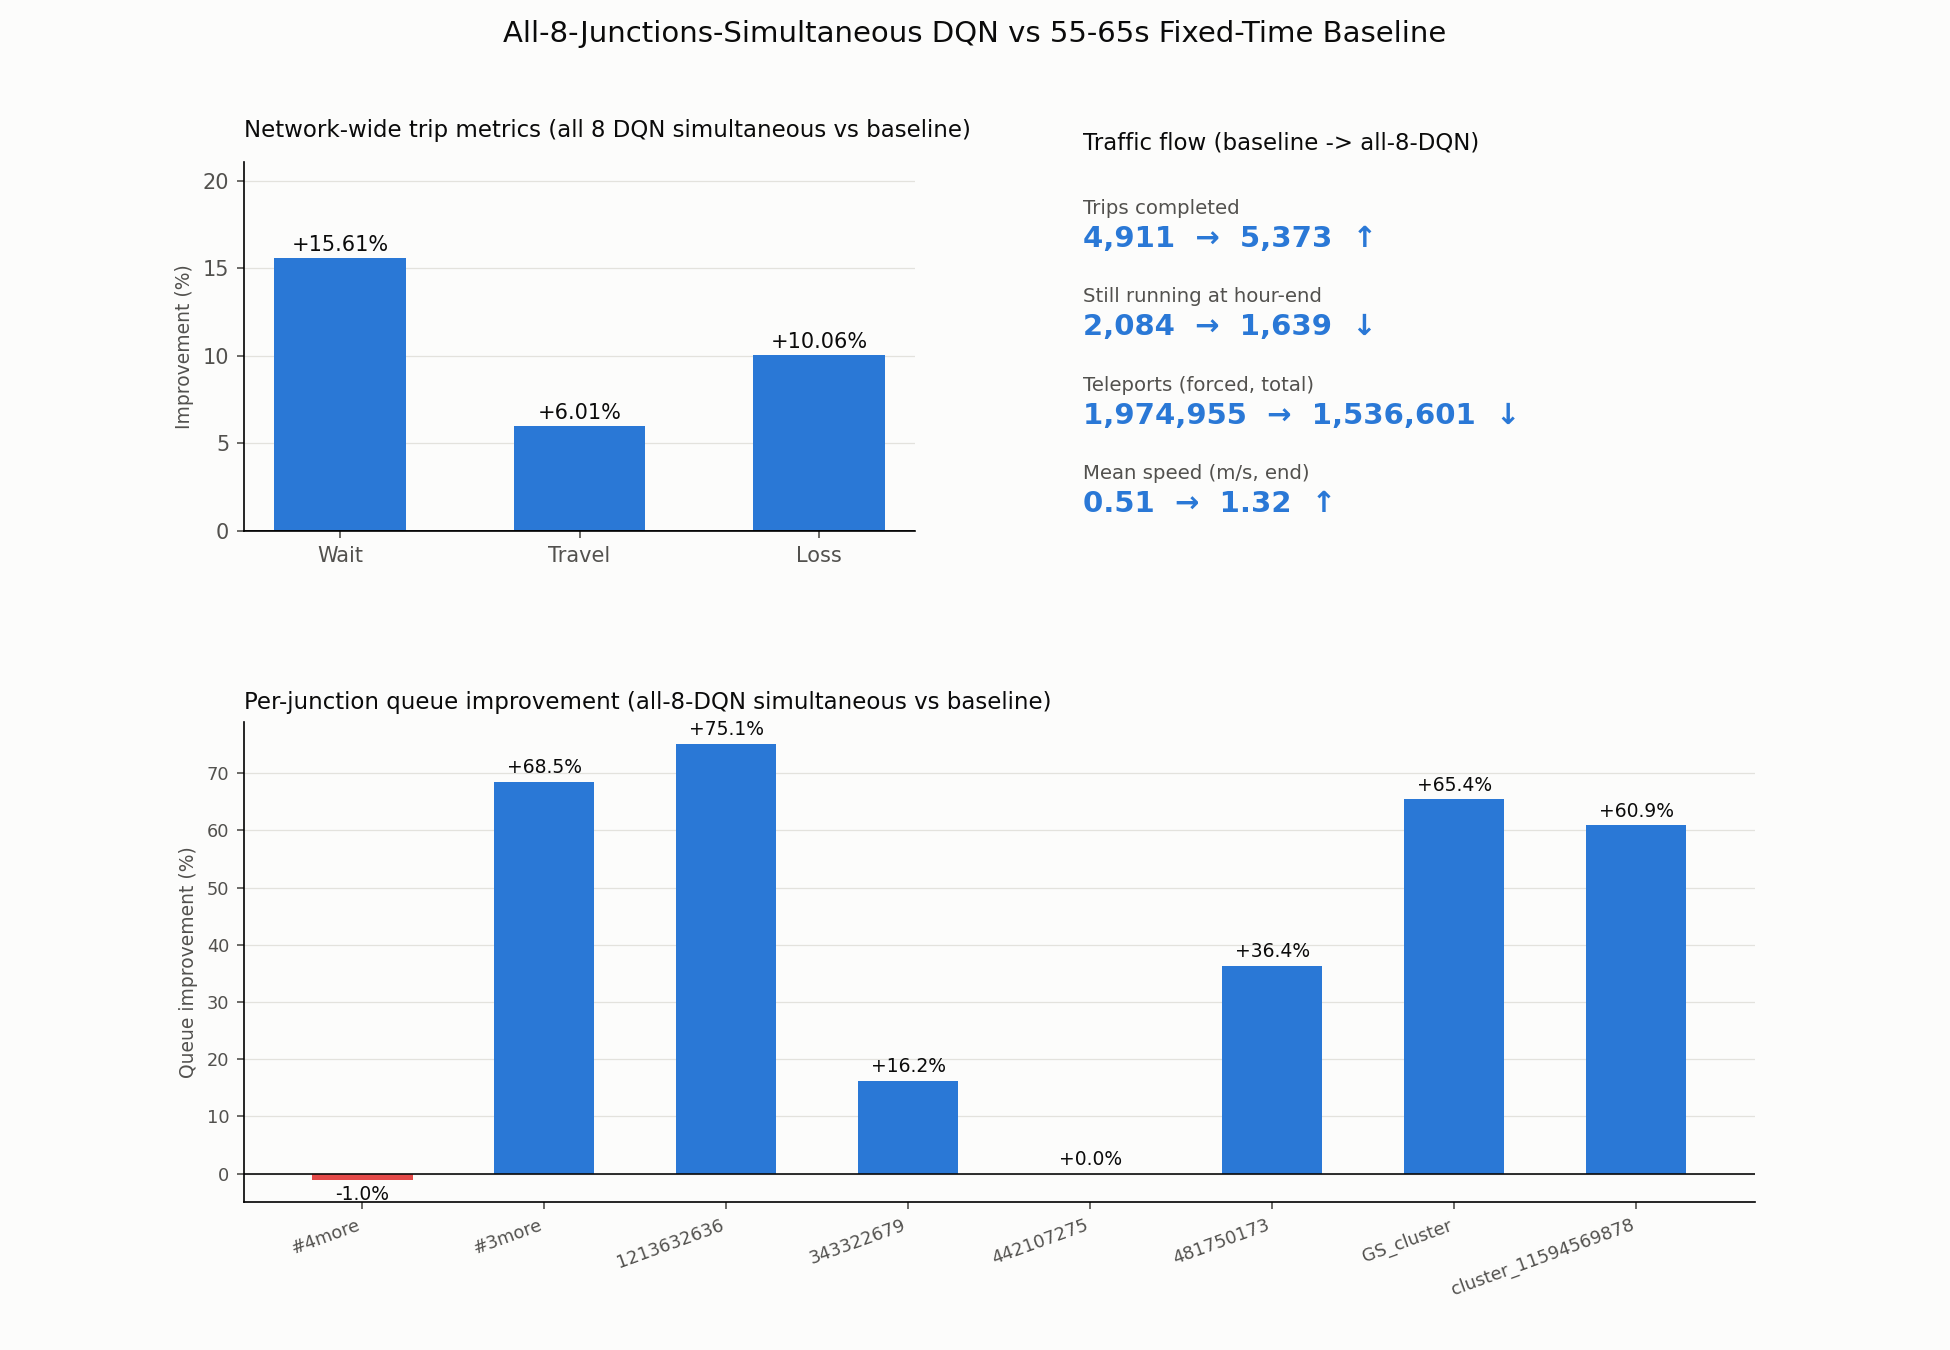

Write Python code to recreate this figure.
"""
Chart for the all-8-junctions-simultaneous evaluation (eval_all_simultaneous.py):
every DQN agent live at once vs the pure 55-65s fixed-time baseline.
Separate from combined_improvement_chart.png/logs_combined.py, which cover
the one-junction-at-a-time methodology - this is a distinct experiment
(every controllable junction adaptive together, agents reacting to each
other instead of predictable fixed-time neighbors) with its own results.

Three panels, kept on separate axes since they're different units
(percent vs vehicle-count vs speed) - never mixed on one scale:
  1. Network-wide %-improvement (wait/travel/loss), diverging bars.
  2. Per-junction queue %-improvement, diverging bars.
  3. Traffic-flow stat cards (trips completed, still running, teleports,
     mean speed) as plain before/after text, not a shared-axis chart -
     these four have wildly different magnitudes and don't belong on
     one bar scale.

Colors: validated diverging pair from the dataviz skill's reference
palette (blue #2a78d6 = improvement, red #e34948 = regression), not the
arbitrary matplotlib defaults used by earlier charts in this project.
"""
import xml.etree.ElementTree as ET
import numpy as np
import matplotlib
matplotlib.use('Agg')
import matplotlib.pyplot as plt

BLUE = '#2a78d6'
RED = '#e34948'
INK = '#0b0b0b'
MUTED = '#52514e'
SURFACE = '#fcfcfb'
GRID = '#e3e2dd'

net = ET.parse('combined.net.xml').getroot()

TLS_IDS = [
    'cluster_10291078963_10291078964_11497411790_11497411791_#4more',
    'cluster_11801662689_12136946746_12136946747_12136946748_#3more',
    '1213632636',
    '343322679',
    '442107275',
    '481750173',
    'GS_cluster_12692472176_12692472177_12692472178_12692472179',
    'cluster_11594569878_11909580134_3352035441_6901551440',
]
SHORT_LABELS = {
    'cluster_10291078963_10291078964_11497411790_11497411791_#4more': '#4more',
    'cluster_11801662689_12136946746_12136946747_12136946748_#3more': '#3more',
    '1213632636': '1213632636',
    '343322679': '343322679',
    '442107275': '442107275',
    '481750173': '481750173',
    'GS_cluster_12692472176_12692472177_12692472178_12692472179': 'GS_cluster',
    'cluster_11594569878_11909580134_3352035441_6901551440': 'cluster_11594569878',
}

def controlled_lanes(tls_id):
    lanes = set()
    for conn in net.findall('connection'):
        if conn.get('tl') == tls_id:
            lanes.add(f"{conn.get('from')}_{conn.get('fromLane')}")
    return lanes

LANE_MAP = {t: controlled_lanes(t) for t in TLS_IDS}

def parse_tripinfo(file):
    tree = ET.parse(file)
    root = tree.getroot()
    total_wait = total_duration = total_time_loss = count = 0
    for trip in root.findall("tripinfo"):
        total_wait += float(trip.get("waitingTime", 0))
        total_duration += float(trip.get("duration", 0))
        total_time_loss += float(trip.get("timeLoss", 0))
        count += 1
    return {
        "vehicles": count,
        "avg_waiting_time": round(total_wait / count, 2) if count else 0,
        "avg_travel_time": round(total_duration / count, 2) if count else 0,
        "avg_time_loss": round(total_time_loss / count, 2) if count else 0,
    }

def all_junction_queues(queue_file):
    """Single pass over the (large) queue-output file, accumulating every
    junction's total at once instead of re-parsing per junction."""
    totals = {t: 0.0 for t in TLS_IDS}
    steps = 0
    for _, elem in ET.iterparse(queue_file, events=('end',)):
        if elem.tag != 'data':
            continue
        steps += 1
        for lane in elem.iter('lane'):
            lane_id = lane.get('id')
            for tls_id in TLS_IDS:
                if lane_id in LANE_MAP[tls_id]:
                    totals[tls_id] += float(lane.get('queueing_length_experimental', 0))
        elem.clear()
    return {t: round(v / steps, 2) if steps else 0 for t, v in totals.items()}

def last_step_stats(path):
    tree = ET.parse(path)
    steps = tree.getroot().findall('step')
    last = steps[-1]
    # SUMO's summary `teleports` is a running total, so the last step is the
    # whole-run count (summing every step overcounted it ~1000x).
    total_teleports = float(last.get('teleports', 0))
    return {
        'teleports_total': total_teleports,
        'running_end': int(last.get('running')),
        'ended_end': int(last.get('ended')),
        'meanSpeed_end': float(last.get('meanSpeed')),
    }

def pct(o, n):
    return (o - n) / o * 100 if o else 0

before_trip = parse_tripinfo('before_tripinfo.xml')
after_trip = parse_tripinfo('seq_after_tripinfo_all8dqn.xml')
before_flow = last_step_stats('before_summary.xml')
after_flow = last_step_stats('seq_after_summary_all8dqn.xml')

net_metrics = {
    'Wait': pct(before_trip['avg_waiting_time'], after_trip['avg_waiting_time']),
    'Travel': pct(before_trip['avg_travel_time'], after_trip['avg_travel_time']),
    'Loss': pct(before_trip['avg_time_loss'], after_trip['avg_time_loss']),
}

before_queues = all_junction_queues('before_queue.xml')
after_queues = all_junction_queues('seq_after_queue_all8dqn.xml')
queue_pcts = {SHORT_LABELS[t]: pct(before_queues[t], after_queues[t]) for t in TLS_IDS}

fig = plt.figure(figsize=(13, 9), facecolor=SURFACE)
gs = fig.add_gridspec(2, 2, height_ratios=[1, 1.3], hspace=0.45, wspace=0.25)

# --- Panel 1: network-wide % improvement ---
ax1 = fig.add_subplot(gs[0, 0])
ax1.set_facecolor(SURFACE)
labels1 = list(net_metrics.keys())
values1 = list(net_metrics.values())
colors1 = [BLUE if v >= 0 else RED for v in values1]
bars1 = ax1.bar(labels1, values1, color=colors1, width=0.55)
ax1.axhline(0, color=INK, linewidth=0.8)
ax1.set_ylim(top=max(values1) * 1.35)
for b, v in zip(bars1, values1):
    ax1.text(b.get_x() + b.get_width()/2, v + (0.4 if v >= 0 else -0.9),
              f"{v:+.2f}%", ha='center', fontsize=10, color=INK)
ax1.set_title('Network-wide trip metrics (all 8 DQN simultaneous vs baseline)',
              fontsize=11, color=INK, loc='left', pad=12)
ax1.set_ylabel('Improvement (%)', color=MUTED, fontsize=9)
ax1.grid(axis='y', color=GRID, linewidth=0.6)
ax1.set_axisbelow(True)
for spine in ['top', 'right']:
    ax1.spines[spine].set_visible(False)
ax1.tick_params(colors=MUTED)

# --- Panel 2: flow stat cards ---
ax2 = fig.add_subplot(gs[0, 1])
ax2.set_facecolor(SURFACE)
ax2.axis('off')
ax2.set_title('Traffic flow (baseline -> all-8-DQN)', fontsize=11, color=INK, loc='left')

cards = [
    ('Trips completed', before_flow['ended_end'], after_flow['ended_end'], True),
    ('Still running at hour-end', before_flow['running_end'], after_flow['running_end'], False),
    ('Teleports (forced, total)', int(before_flow['teleports_total']), int(after_flow['teleports_total']), False),
    ('Mean speed (m/s, end)', before_flow['meanSpeed_end'], after_flow['meanSpeed_end'], True),
]
y0 = 0.86
for label, before_v, after_v, higher_is_better in cards:
    better = (after_v > before_v) if higher_is_better else (after_v < before_v)
    color = BLUE if better else RED
    arrow = '↑' if after_v > before_v else '↓'
    ax2.text(0.0, y0, label, fontsize=9.5, color=MUTED, transform=ax2.transAxes)
    bfmt = f"{before_v:,.2f}" if isinstance(before_v, float) else f"{before_v:,}"
    afmt = f"{after_v:,.2f}" if isinstance(after_v, float) else f"{after_v:,}"
    ax2.text(0.0, y0 - 0.09, f"{bfmt}  →  {afmt}  {arrow}",
              fontsize=14, color=color, transform=ax2.transAxes, fontweight='bold')
    y0 -= 0.24

# --- Panel 3: per-junction queue % improvement ---
ax3 = fig.add_subplot(gs[1, :])
ax3.set_facecolor(SURFACE)
labels3 = list(queue_pcts.keys())
values3 = list(queue_pcts.values())
colors3 = [BLUE if v >= 0 else RED for v in values3]
bars3 = ax3.bar(labels3, values3, color=colors3, width=0.55)
ax3.axhline(0, color=INK, linewidth=0.8)
for b, v in zip(bars3, values3):
    ax3.text(b.get_x() + b.get_width()/2, v + (1.5 if v >= 0 else -3.5),
              f"{v:+.1f}%", ha='center', fontsize=9, color=INK)
ax3.set_title('Per-junction queue improvement (all-8-DQN simultaneous vs baseline)',
              fontsize=11, color=INK, loc='left')
ax3.set_ylabel('Queue improvement (%)', color=MUTED, fontsize=9)
ax3.grid(axis='y', color=GRID, linewidth=0.6)
ax3.set_axisbelow(True)
for spine in ['top', 'right']:
    ax3.spines[spine].set_visible(False)
ax3.tick_params(colors=MUTED, labelsize=8.5)
plt.setp(ax3.get_xticklabels(), rotation=20, ha='right')

fig.suptitle('All-8-Junctions-Simultaneous DQN vs 55-65s Fixed-Time Baseline',
             fontsize=14, color=INK, y=0.985)
fig.savefig('chart_all8dqn.png', dpi=150, facecolor=SURFACE)
print("Chart saved to chart_all8dqn.png")
print(net_metrics)
print(queue_pcts)
